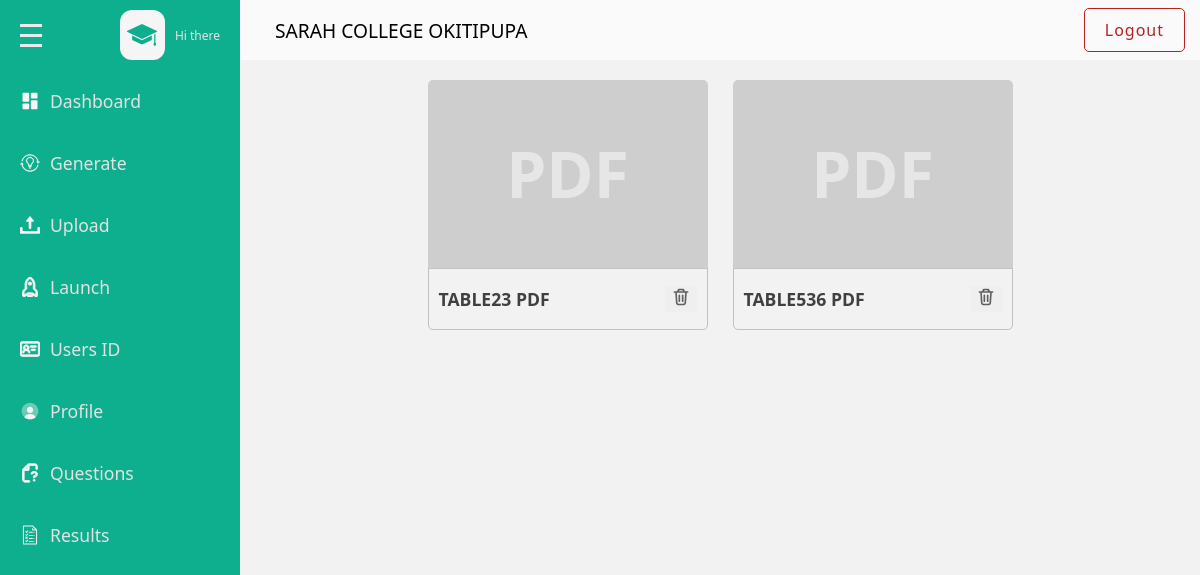
The app's page /admins/question, older data.
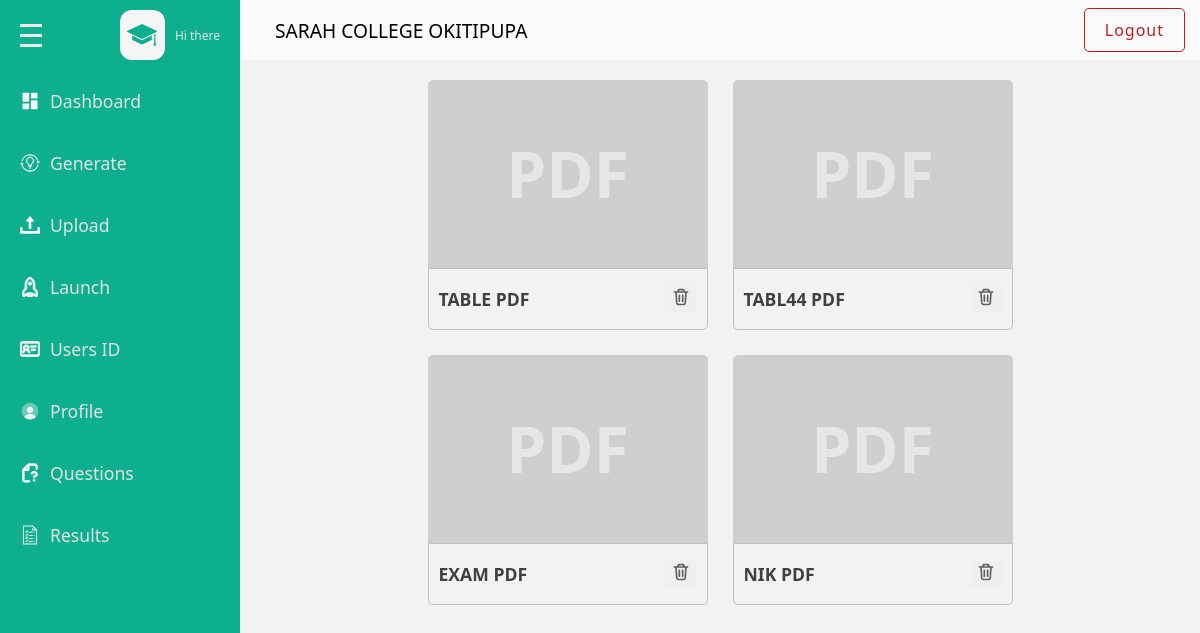
The same page, newer data.
### base/models.py (models this page shows, shortened)
class Subject(models.Model):
    name = models.CharField(max_length=255, unique=True, null=True)

### admins/views.py (the view)
# urls.py: path('question',views.question,name='question'),
def question(request):
    school_name =get_object_or_404(Name_School)
    subject  = Subject.objects.all()[:10]
    context ={
        'subject':subject,
        'school_name':school_name
    }
    return render (request, 'admins/question.html',context)

### base/templates/admins/question.html (shortened to what the changed rows need)
{% load static %}
<!DOCTYPE html>
<html lang="en">
<head>
    <link rel = "stylesheet" href = "{% static 'css/style.css' %}"/>
</head>
<body>
    <div class = "page">
        <div class = "wrapper">
                                <!DOCTYPE svg PUBLIC "-//W3C//DTD SVG 1.1//EN" "http://www.w3.org/Graphics/SVG/1.1/DTD/svg11.dtd">
                                <!DOCTYPE svg PUBLIC "-//W3C//DTD SVG 1.1//EN" "http://www.w3.org/Graphics/SVG/1.1/DTD/svg11.dtd">
                                <!DOCTYPE svg PUBLIC "-//W3C//DTD SVG 1.1//EN" "http://www.w3.org/Graphics/SVG/1.1/DTD/svg11.dtd">
                                <!DOCTYPE svg PUBLIC "-//W3C//DTD SVG 1.1//EN" "http://www.w3.org/Graphics/SVG/1.1/DTD/svg11.dtd">
                                <!DOCTYPE svg PUBLIC "-//W3C//DTD SVG 1.1//EN" "http://www.w3.org/Graphics/SVG/1.1/DTD/svg11.dtd">
                                <!DOCTYPE svg PUBLIC "-//W3C//DTD SVG 1.1//EN" "http://www.w3.org/Graphics/SVG/1.1/DTD/svg11.dtd">
                                <!DOCTYPE svg PUBLIC "-//W3C//DTD SVG 1.1//EN" "http://www.w3.org/Graphics/SVG/1.1/DTD/svg11.dtd">
                                <!DOCTYPE svg PUBLIC "-//W3C//DTD SVG 1.1//EN" "http://www.w3.org/Graphics/SVG/1.1/DTD/svg11.dtd">
                                <!DOCTYPE svg PUBLIC "-//W3C//DTD SVG 1.1//EN" "http://www.w3.org/Graphics/SVG/1.1/DTD/svg11.dtd">
            <div class = "main-content">
                <div class = "question-pdf-box-wrapper flex-wrap">
                    {% if subject %}
                    {%  for subject in subject  %}
                    <div class = "question-pdf-box">
                        <div class = "pdf-graphics flex-center">
                            <span>PDF</span>
                        </div>
                                <div class="question-pdf-details flex">
                                    <h3 class ="question-pdf-name">{{subject.name|upper}} PDF</h3>
                                    <button data-link = "{% url 'admins:delete' subject.pk %}" class = "delete-btn">
                                    </button>
                                </div>
                            </div>
                        {% endfor %}
                    {%else%}
                            <h2 class ="empty-head">No Pdf Yet Please Upload</h2>
                    {% endif %}
                </div>
            </div>
        </div>
    </div>
</body>
</html>

Row changes from the older to the newer data that the page shows:
removed Subject: name "TABLE23"
removed Subject: name "TABLE536"
added Subject: name "TABLE"
added Subject: name "TABL44"
added Subject: name "EXAM"
added Subject: name "NIK"
